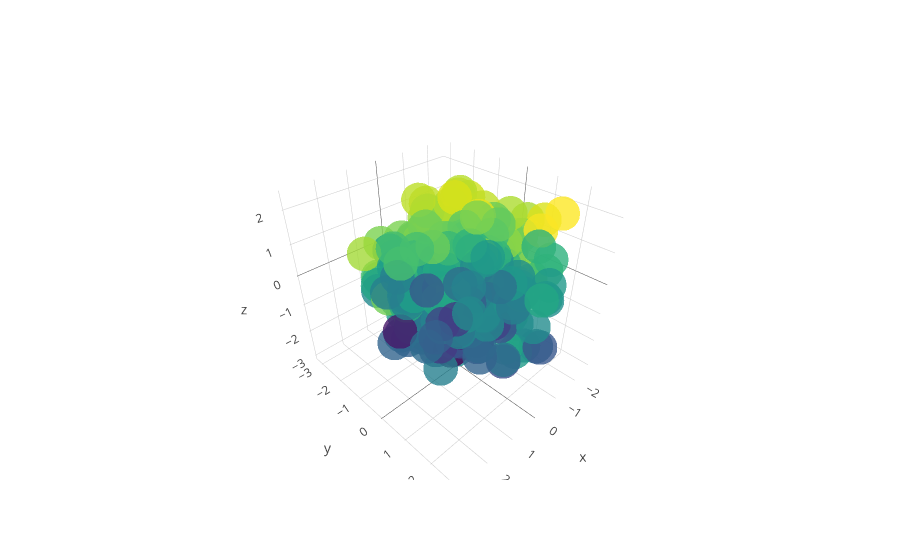

The code cell stored with this chart in its notebook:
### Code cell
import plotly.plotly as py
import plotly.graph_objs as go
import plotly
import plotly.graph_objs as go
import numpy as np
plotly.offline.init_notebook_mode(connected=True)

import plotly.plotly as py
import plotly.graph_objs as go

import numpy as np


x, y, z = np.random.multivariate_normal(np.array([0,0,0]), np.eye(3), 400).transpose()

trace1 = go.Scatter3d(
    x=x,
    y=y,
    z=z,
    mode='markers',
    marker=dict(
        size=12,
        color=z,                # set color to an array/list of desired values
        colorscale='Viridis',   # choose a colorscale
        opacity=0.8
    )
)

data = [trace1]
layout = go.Layout(
    margin=dict(
        l=0,
        r=0,
        b=0,
        t=0
    )
)

plotly.offline.iplot({ "data": data })

### Figure 1 — Plotly figure (JSON) as saved in the notebook; plotly's stock layout.template omitted (floating-point values rounded to 4 significant figures; data arrays with more than 128 entries replaced by an {"elided": "..."} marker saying what was removed)
{"data": [{"marker": {"color": {"elided": "400 float values"}, "colorscale": "Viridis", "opacity": 0.8, "size": 12}, "mode": "markers", "type": "scatter3d", "uid": "26c51cea-e7a8-4321-8afd-9ac90df80d30", "x": {"elided": "400 float values"}, "y": {"elided": "400 float values"}, "z": {"elided": "400 float values"}}], "layout": {}}
